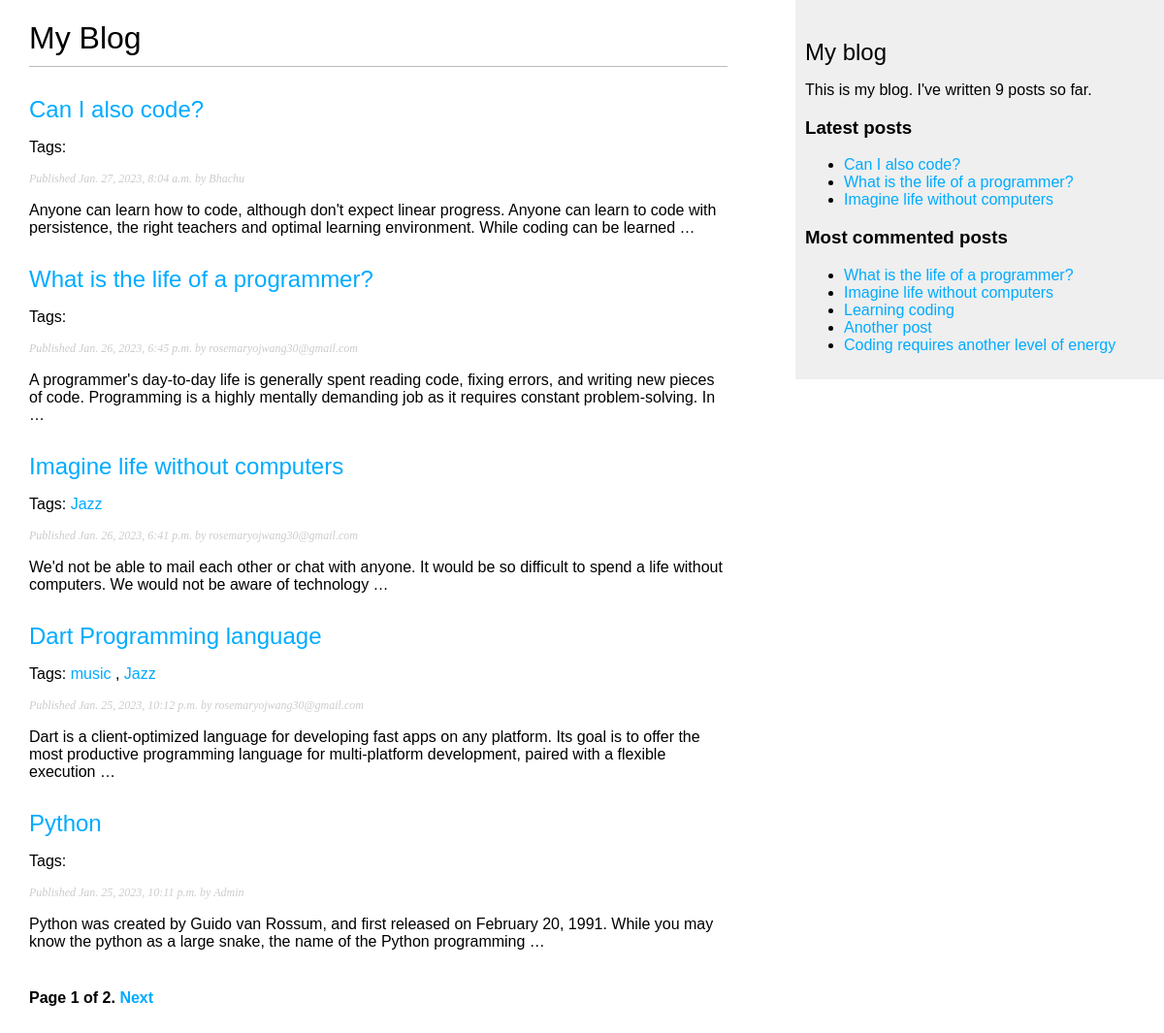
Page /blog/ on the earlier database version.
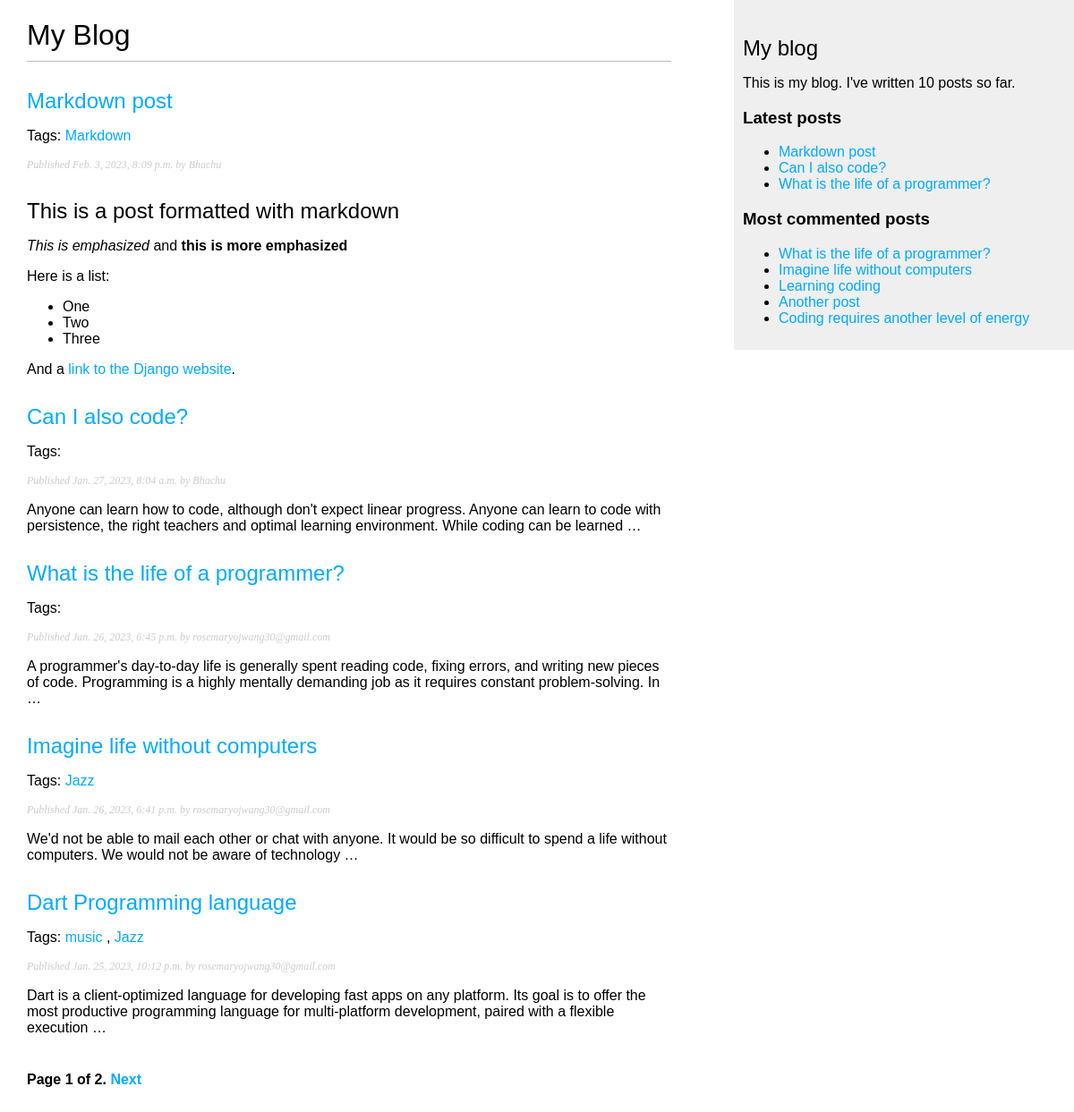
Same page on the later database version.
### blog/models.py (models this page shows, shortened)
class Post(models.Model):
    class Status(models.TextChoices):
        DRAFT = 'DF', 'Draft'
        PUBLISHED = 'PB', 'Published'
    title = models.CharField(max_length = 250)
    slug = models.SlugField(max_length = 250,
                            unique_for_date='publish')
    author = models.ForeignKey(User,
                               on_delete=models.CASCADE,
                               related_name='blog_posts')
    body = models.TextField()
    publish = models.DateTimeField(default=timezone.now)
    created = models.DateTimeField(auto_now_add=True)
    updated = models.DateTimeField(auto_now=True)
    status = models.CharField(max_length=2,
                              choices=Status.choices,
                              default=Status.DRAFT)
    objects = models.Manager()
    published = PublishedManager()
    tags = TaggableManager()
    class Meta:
        ordering = ['-publish']
        indexes = [
            models.Index(fields=['-publish']),
        ]
    def get_absolute_url(self):
        return reverse('blog:post_detail',
                       args=[self.publish.year,
                       self.publish.month,
                       self.publish.day,
                       self.slug])

### blog/views.py (the view)
# urls.py: path('', views.post_list, name='post_list'),
def post_list(request, tag_slug=None):
     post_list = Post.published.all()
     tag = None
     if tag_slug:
        tag = get_object_or_404(Tag, slug=tag_slug)
        post_list = post_list.filter(tags__in=[tag])
     paginator = Paginator(post_list, 5)
     page_number = request.GET.get('page')
     try:
        posts = paginator.page(page_number)
     except PageNotAnInteger:
        posts = paginator.page(1)
     except EmptyPage:
        posts = paginator.page(paginator.num_pages)
     return render(request,
                  'blog/post/list.html',
                   {'posts': posts,
                   'tag': tag})

### blog/models.py (called while the page is built)
    def get_queryset(self):
        return super().get_queryset()\
                       .filter(status=Post.Status.PUBLISHED)

### blog/templatetags/blog_tags.py (called while the page is built)
@register.simple_tag
def total_posts():
    return Post.published.count()

@register.simple_tag
def get_most_commented_posts(count=5):
    return Post.published.annotate(
                total_comments=Count('comments')
           ).order_by('-total_comments')[:count]

@register.filter(name='markdown')
def markdown_format(text):
    return mark_safe(markdown.markdown(text))

@register.inclusion_tag('blog/post/latest_posts.html')
def show_latest_posts(count=5):
    latest_posts = Post.published.order_by('-publish')[:count]
    return {'latest_posts': latest_posts}

### blog/templates/blog/post/list.html (shortened to what this page needs)
{% extends "blog/base.html" %}
{% load blog_tags %}
{% block content %}
 <h1>My Blog</h1>
 {% for post in posts %}
  <h2>
    <a href="{{ post.get_absolute_url }}">
      {{ post.title }}
    </a>
  </h2>
  <p class="tags">
    Tags:
    {% for tag in post.tags.all %}
      <a href="{% url "blog:post_list_by_tag" tag.slug %}">
        {{ tag.name }}
      </a>
      {% if not forloop.last %}, {% endif %}
    {% endfor %}
  </p>
  <p class="date">
    Published {{ post.publish }} by {{ post.author }}
  </p>
  {{ post.body|markdown|truncatewords_html:30 }}
 {% endfor %}
 {% include "pagination.html" with page=posts %}
{% endblock %}

### blog/templates/blog/base.html (shortened to what this page needs)
{% load blog_tags %}
{% load static %}
<!DOCTYPE html>
<html lang="en-US">
<head>
    <link href="{% static 'css/blog.css' %}" rel="stylesheet">
</head>
<body>
    <div id="content">
        {% block content %}
        {% endblock %}
    </div>
    <div id="sidebar">
        <h2>My blog</h2>
        <p>This is my blog.
           I've written {% total_posts %} posts so far.
        </p>
        <h3>Latest posts</h3>
        {% show_latest_posts 3 %}
        <h3>Most commented posts</h3>
        {% get_most_commented_posts as most_commented_posts %}
        <ul>
            {% for post in most_commented_posts %}
                <li>
                    <a href="{{ post.get_absolute_url }}">{{ post.title }}</a>
                </li>
            {% endfor %}
        </ul>
    </div>
</body>
</html>

### blog/templates/blog/post/latest_posts.html (shortened to what this page needs)
<!DOCTYPE html>
<html lang="en">
<head>
</head>
<body>
    <ul>
        {% for post in latest_posts %}
        <li>
            <a href="{{ post.get_absolute_url }}">{{ post.title }}</a>
        </li>
        {% endfor %}
    </ul>
</body>
</html>

Differences in the rows shown:
no longer on one of the page's lists (row unchanged): Post: title "Imagine life without computers"
no longer on this page (row unchanged): Post: title "Python", publish "Jan. 25, 2023, 10:11 p.m.", author "Admin", body "Python was created by Guido van Rossum, and first released on February 20, 1991. While you may know the python as a large snake, the name of the Python programming …", shown under "My Blog"
added Post: title "Markdown post", publish "Feb. 3, 2023, 8:09 p.m.", author "Bhachu", body "This is a post formatted with markdown This is emphasized and this is more emphasized Here is a list: One Two Three And a link to the Django website ."
added Tag: name "Markdown", shown under "Markdown post"
Other differences:
text no longer shown: "9"
text now shown: "10"
